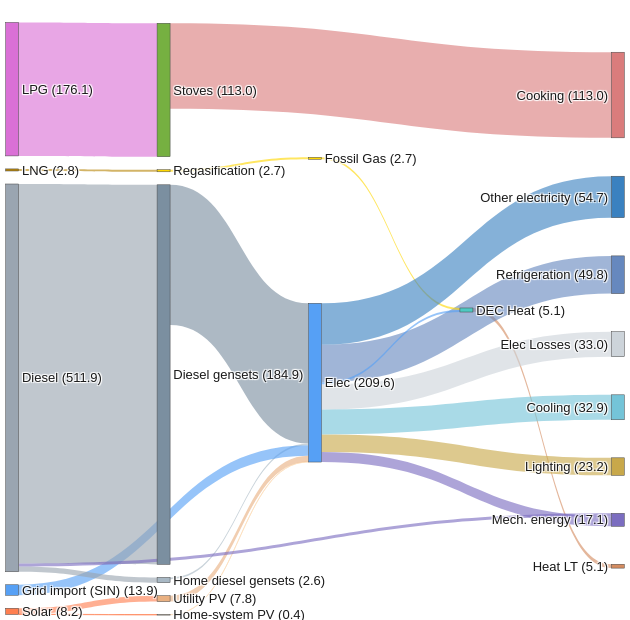

Here is the notebook cell this chart was saved with:
### Code cell
def hex_to_rgba(hex_color, alpha):
    """'#RRGGBB' -> 'rgba(r,g,b,alpha)' for the Plotly link colours."""
    r, g, b = (int(hex_color[i:i + 2], 16) for i in (1, 3, 5))
    return f'rgba({r},{g},{b},{alpha})'


def build_sankey_figure(df, labels, width, height, font_size=FONT_SIZE):
    """Report-ready Sankey: no title, explicit column/row placement, print-size type."""
    fig = go.Figure(data=[go.Sankey(
        arrangement='snap',
        node=dict(pad=13, thickness=13,
                  line=dict(color='#444444', width=0.5),
                  label=labels,
                  x=[node_x[n] for n in ORDER], y=[node_y[n] for n in ORDER],
                  color=[node_colour(n) for n in ORDER]),
        link=dict(source=df['source'], target=df['target'], value=df['realValue'],
                  color=df['layerColor'].apply(lambda c: hex_to_rgba(c, LINK_TRANSPARENCY)),
                  hovertemplate='%{value:.1f} GWh<extra></extra>'),
        textfont=dict(size=font_size, family='Arial', color='#1A1A1A'),
    )])
    fig.update_layout(
        font=dict(size=font_size, family='Arial'),
        width=width, height=height,
        margin=dict(l=6, r=6, t=14, b=14),       # no title: the LaTeX caption carries it
        paper_bgcolor='white', plot_bgcolor='white',
    )
    return fig


fig = build_sankey_figure(sankey_df, node_labels, WIDTH_PX, HEIGHT_PX)
fig.show()

### Figure 1 — Plotly figure (JSON) as saved in the notebook; plotly's stock layout.template omitted (floating-point values rounded to 4 significant figures)
{"data": [{"arrangement": "snap", "link": {"color": ["rgba(252,219,183,0.62)", "rgba(123,143,160,0.62)", "rgba(168,184,196,0.62)", "rgba(255,215,0,0.62)", "rgba(86,160,245,0.62)", "rgba(212,140,96,0.62)", "rgba(218,124,124,0.62)", "rgba(233,176,129,0.62)", "rgba(102,136,190,0.62)", "rgba(123,109,192,0.62)", "rgba(86,160,245,0.62)", "rgba(200,168,74,0.62)", "rgba(116,196,216,0.62)", "rgba(154,165,177,0.62)", "rgba(154,165,177,0.62)", "rgba(123,109,192,0.62)", "rgba(255,215,0,0.62)", "rgba(255,127,80,0.62)", "rgba(255,127,80,0.62)", "rgba(218,112,214,0.62)", "rgba(184,134,11,0.62)", "rgba(58,129,192,0.62)", "rgba(205,212,218,0.62)"], "hovertemplate": "%{value:.1f} GWh<extra></extra>", "source": [10, 7, 8, 6, 3, 13, 5, 9, 12, 12, 12, 12, 12, 2, 2, 2, 11, 4, 4, 0, 1, 12, 12], "target": [12, 12, 12, 11, 12, 21, 14, 12, 16, 20, 13, 19, 18, 7, 8, 20, 13, 10, 9, 5, 6, 15, 17], "value": [0.3703, 184.9, 2.587, 2.703, 13.86, 5.101, 113.0, 7.829, 49.8, 13.3, 2.669, 23.19, 32.93, 501.1, 7.009, 3.786, 2.703, 0.3703, 7.829, 176.1, 2.757, 54.71, 32.97]}, "node": {"color": ["#da70d6", "#B8860B", "#9AA5B1", "#56A0F5", "#FF7F50", "#76B041", "#FFD700", "#7B8FA0", "#A8B8C4", "#E9B081", "#FCDBB7", "#FFD700", "#56A0F5", "#4DC9C2", "#DA7C7C", "#3A81C0", "#6688BE", "#CDD4DA", "#74C4D8", "#C8A84A", "#7B6DC0", "#D48C60"], "label": ["LPG (176.1)", "LNG (2.8)", "Diesel (511.9)", "Grid import (SIN) (13.9)", "Solar (8.2)", "Stoves (113.0)", "Regasification (2.7)", "Diesel gensets (184.9)", "Home diesel gensets (2.6)", "Utility PV (7.8)", "Home-system PV (0.4)", "Fossil Gas (2.7)", "Elec (209.6)", "DEC Heat (5.1)", "Cooking (113.0)", "Other electricity (54.7)", "Refrigeration (49.8)", "Elec Losses (33.0)", "Cooling (32.9)", "Lighting (23.2)", "Mech. energy (17.1)", "Heat LT (5.1)"], "line": {"color": "#444444", "width": 0.5}, "pad": 13, "thickness": 13, "x": [0.01, 0.01, 0.01, 0.01, 0.01, 0.255, 0.255, 0.255, 0.255, 0.255, 0.255, 0.5, 0.5, 0.745, 0.99, 0.99, 0.99, 0.99, 0.99, 0.99, 0.99, 0.99], "y": [0.127, 0.2558, 0.6012, 0.9538, 0.9814, 0.1284, 0.2585, 0.5983, 0.9408, 0.9651, 0.9851, 0.2438, 0.6228, 0.5, 0.1369, 0.309, 0.4405, 0.5578, 0.6643, 0.7645, 0.8545, 0.9327]}, "textfont": {"color": "#1A1A1A", "family": "Arial", "size": 13}, "type": "sankey"}], "layout": {"font": {"family": "Arial", "size": 13}, "height": 620, "margin": {"b": 14, "l": 6, "r": 6, "t": 14}, "paper_bgcolor": "white", "plot_bgcolor": "white", "width": 630}}
